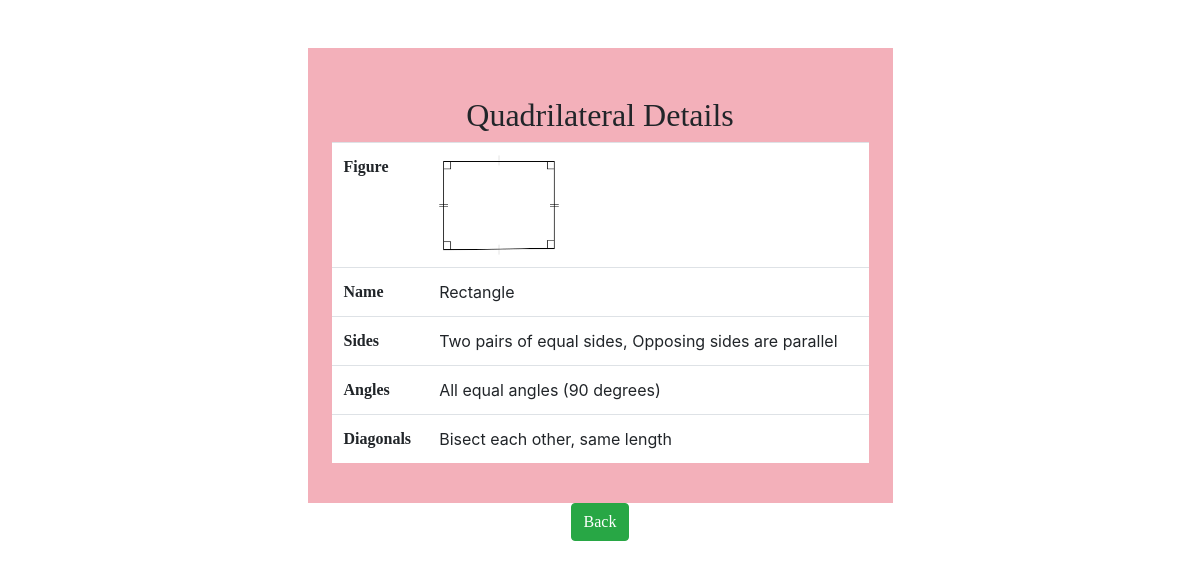
Screenshot of /View/2 with the database file from the repository.
### quadrilateral/models.py (models this page shows, shortened)
class quadrilateral(models.Model):
    Name=models.CharField(max_length=100)
    Figure =models.ImageField(upload_to='media/')
    Sides=models.TextField()
    Angles=models.TextField()
    Diagonals=models.TextField()

### quadrilateral/views.py (the view)
# urls.py: path('View/<eid>', views.ViewUser),
def ViewUser(request,eid=None):
    mydict={}
    one_rec = quadrilateral.objects.get(pk=eid)
    mydict['quadrilateral']=one_rec
    return render(request,'View.html',mydict)

### quadrilateral/templates/View.html (shortened to what this page needs)
<!DOCTYPE html>
<html lang="en">
<head>
    <link rel="stylesheet" href="https://cdn.jsdelivr.net/npm/bootstrap@4.6.1/dist/css/bootstrap.min.css">
</head>
<body>
<div class="container-fluid my-5">
    <div class="w-50 m-auto p-4  " style="background-color: rgb(243, 176, 186);">
        <h2 class="text-center mt-4" style="font-family: 'Times New Roman', Times, serif;"> Quadrilateral Details</h2>
        <table class="table bg-white">
            <tr>
                <th style="font-family: 'Times New Roman', Times, serif;">Figure</th>
                <td><img src="/media/{{quadrilateral.Figure}} " class="square  d-block" height="100px" width="120px"></td>
            </tr>
            <tr>
                <th style="font-family: 'Times New Roman', Times, serif;">Name</th>
                <td>{{quadrilateral.Name}}</td>
            </tr>
            <tr>
                <th style="font-family: 'Times New Roman', Times, serif;"> Sides </th>
                <td>{{quadrilateral.Sides}}</td>
            </tr>
            <tr>
                <th style="font-family: 'Times New Roman', Times, serif;"> Angles</th>
                <td>{{quadrilateral.Angles}}</td>
            </tr>
            <tr>
                <th style="font-family: 'Times New Roman', Times, serif;">Diagonals</th>
                <td>{{quadrilateral.Diagonals}}</td>
            </tr>
        </table>
    </div>
    <div class="text-center">
        </button><a href="/" class="btn btn-success" style="font-family: 'Times New Roman', Times, serif;"> Back </button></a>
    </div>
</div>
</body>
</html>

### rows the page displays
quadrilateral: Figure (picture), Name "Rectangle", Sides "Two pairs of equal sides, Opposing sides are parallel", Angles "All equal angles (90 degrees)", Diagonals "Bisect each other, same length"
